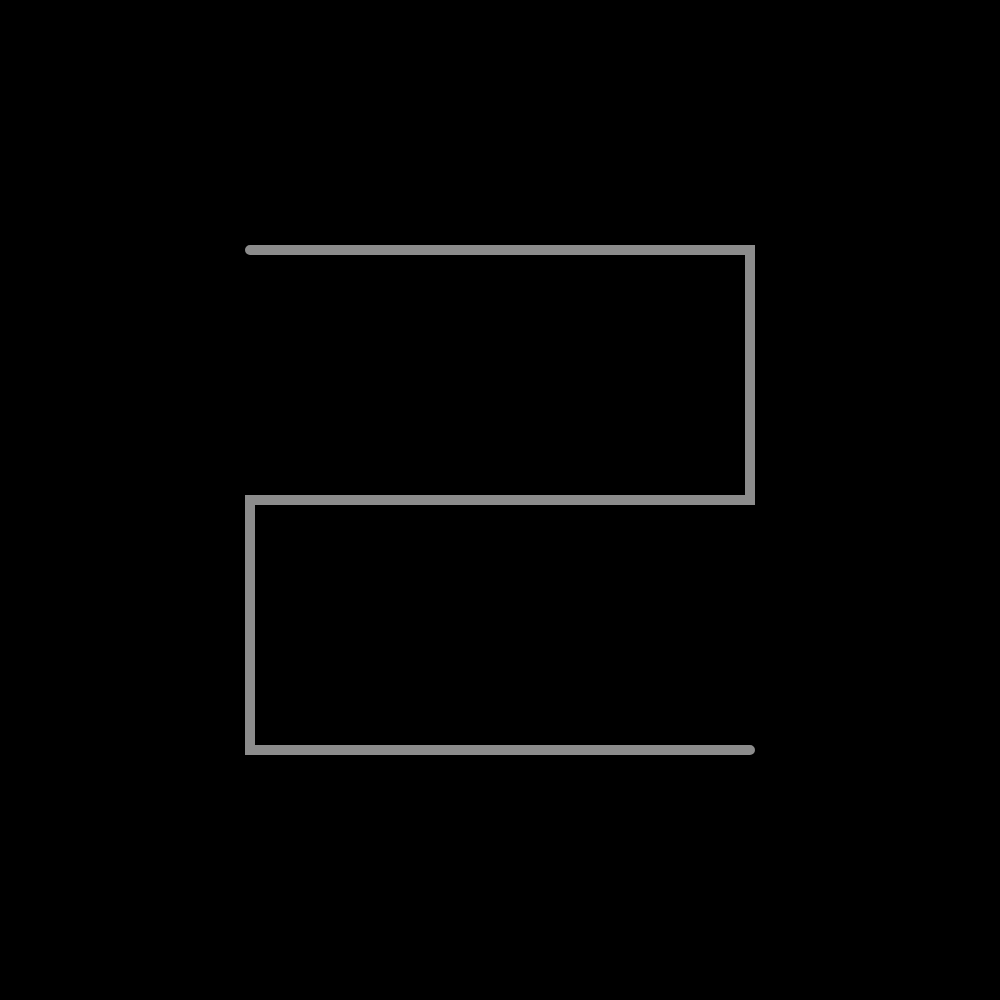
Frame 1 (no input)
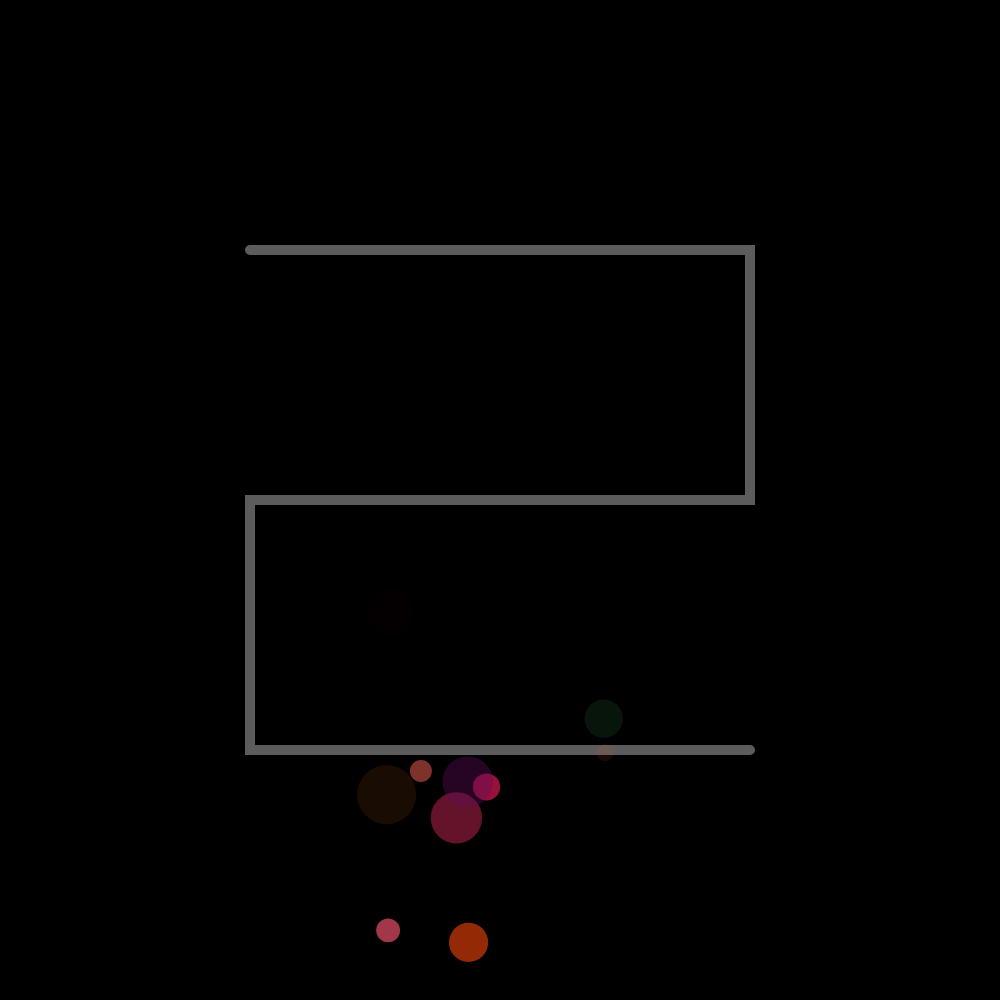
Frame 60 (no input)
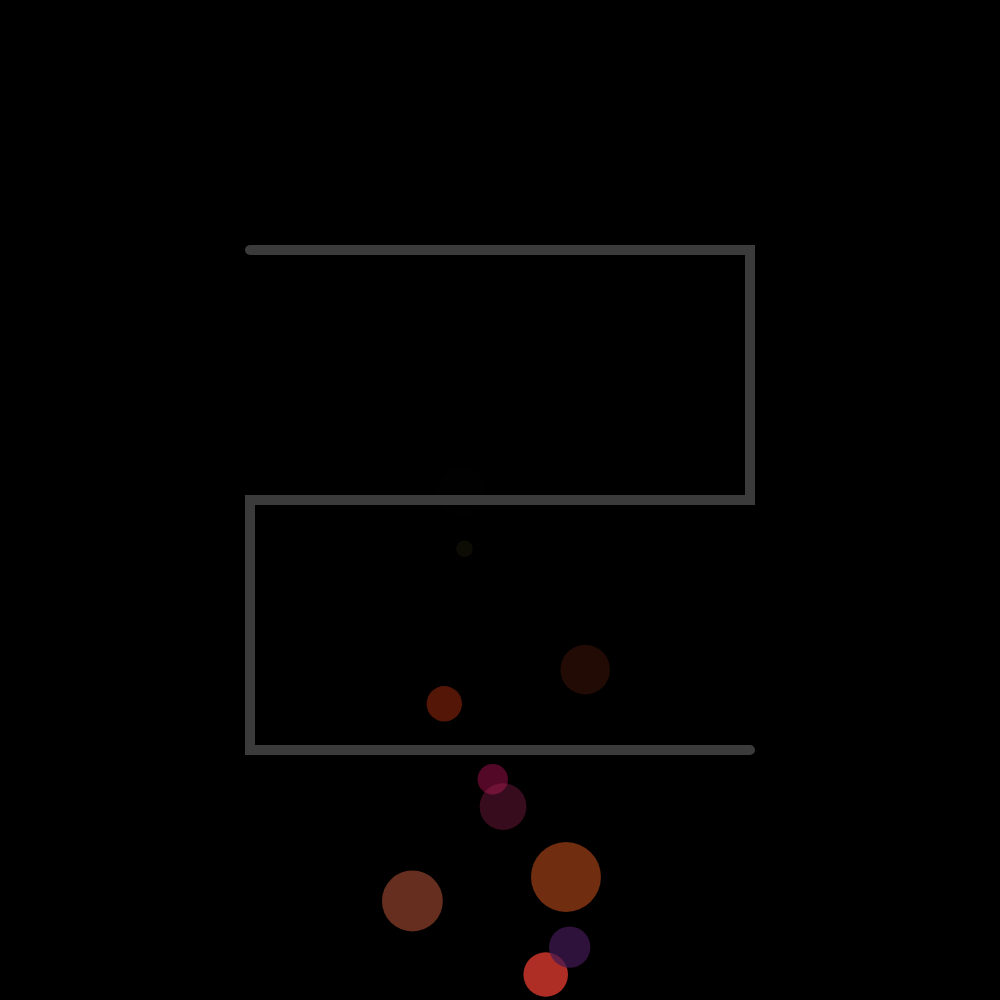
Frame 120 (the mouse pressed at the canvas centre since frame 60)

The p5.js sketch that drew these frames (run headless with seeded random() and noise() and a simulated clock; from frame 60 on, the mouse is pressed at the canvas centre):

// p5.js sketch
// ── sketch.js
let particles = [];

function setup() {
  createCanvas(1000, 1000);
}

function draw() {
  background(0);
  
  let alpha = map(sin(frameCount * 0.1), -1, 1, 0, 255);
  stroke(255, alpha);
  strokeWeight(10);
  noFill();
  beginShape();
  vertex(250, 250);
  vertex(750, 250);
  vertex(750, 500);
  vertex(250, 500);
  vertex(250, 750);
  vertex(750, 750);
  endShape();

  for (let i = particles.length -1; i >=0; i--) {
    particles[i].update();
    particles[i].show();
    if (particles[i].finished()) {
      particles.splice(i,1);
    }
  }
  
  if (frameCount % 5 ==0) {
    particles.push(new Particle());
  }
}

class Particle {
  
  constructor() {
    this.x = random(width/2-125,width/2+125);
    this.y = height;
    this.vx = random(-2.5,2.5);
    this.vy = random(-12.5,-2.5);
    this.alpha = 255;
    this.size = random(25,75);
    this.c = color(random(255),random(100),random(100));
  }
  
  finished() {
    return this.alpha <0;
  }
  
  update() {
    this.x += this.vx;
    this.y += this.vy;
    this.alpha -=5;
    this.size -=0.25;
    this.c.setAlpha(this.alpha);
    
    if (this.y < height/2) {
      this.vy = -this.vy;
      this.vx = -this.vx;
    }
    
    if (this.x < width/2-125 || this.x > width/2+125) {
      this.vx = -this.vx;
    }
    
    if (this.y > height) {
      this.vy = -this.vy;
      this.vx = -this.vx;
    }
    
    if (this.size <0) {
      this.size =0;
    }
    
  }
  
   show() {
    noStroke();
    fill(this.c);
    ellipse(this.x,this.y,this.size,this.size);
    
  }
}
